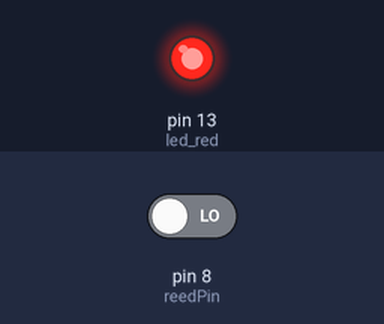
Simulated run of this sketch. Board: Arduino Uno, built with avr-gcc and run on an emulated ATmega328P. On the bench: output pins drawn as LEDs (lit = HIGH). The test bench sets the inputs (shaded band); at power-on: pin 8 (reedPin) LOW.

Above: at 1.2 s.
1.3 s: pin 8 (reedPin) driven HIGH
At 2.5 s:
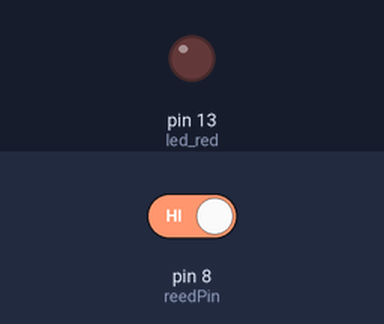
2.8 s: pin 8 (reedPin) driven LOW
At 3.7 s:
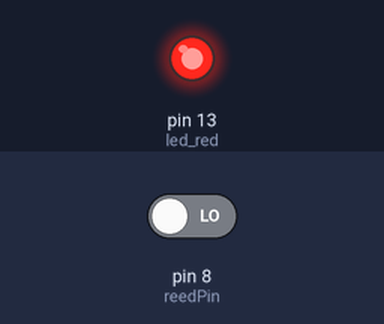
Timing chart, 0 to 5.8 s (numbered marks = the images above; inputs shaded):
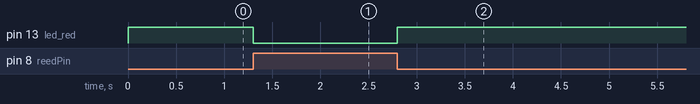

The sketch:

reed_ex01.ino
```cpp
int led_red = 13;
int reedPin = 8;

void setup() {
  pinMode(led_red, OUTPUT);
  pinMode(reedPin, INPUT);
}

void loop() {
  int reed_val = digitalRead(reedPin);

  if(reed_val == HIGH)
  {
    digitalWrite(led_red, LOW);
  }
  else
  {
    digitalWrite(led_red, HIGH);
  }
}
```

Measured:
- after the input at 1.3 s, pin 13 (led_red): HIGH → LOW at once
- after the input at 2.8 s, pin 13 (led_red): LOW → HIGH at once
